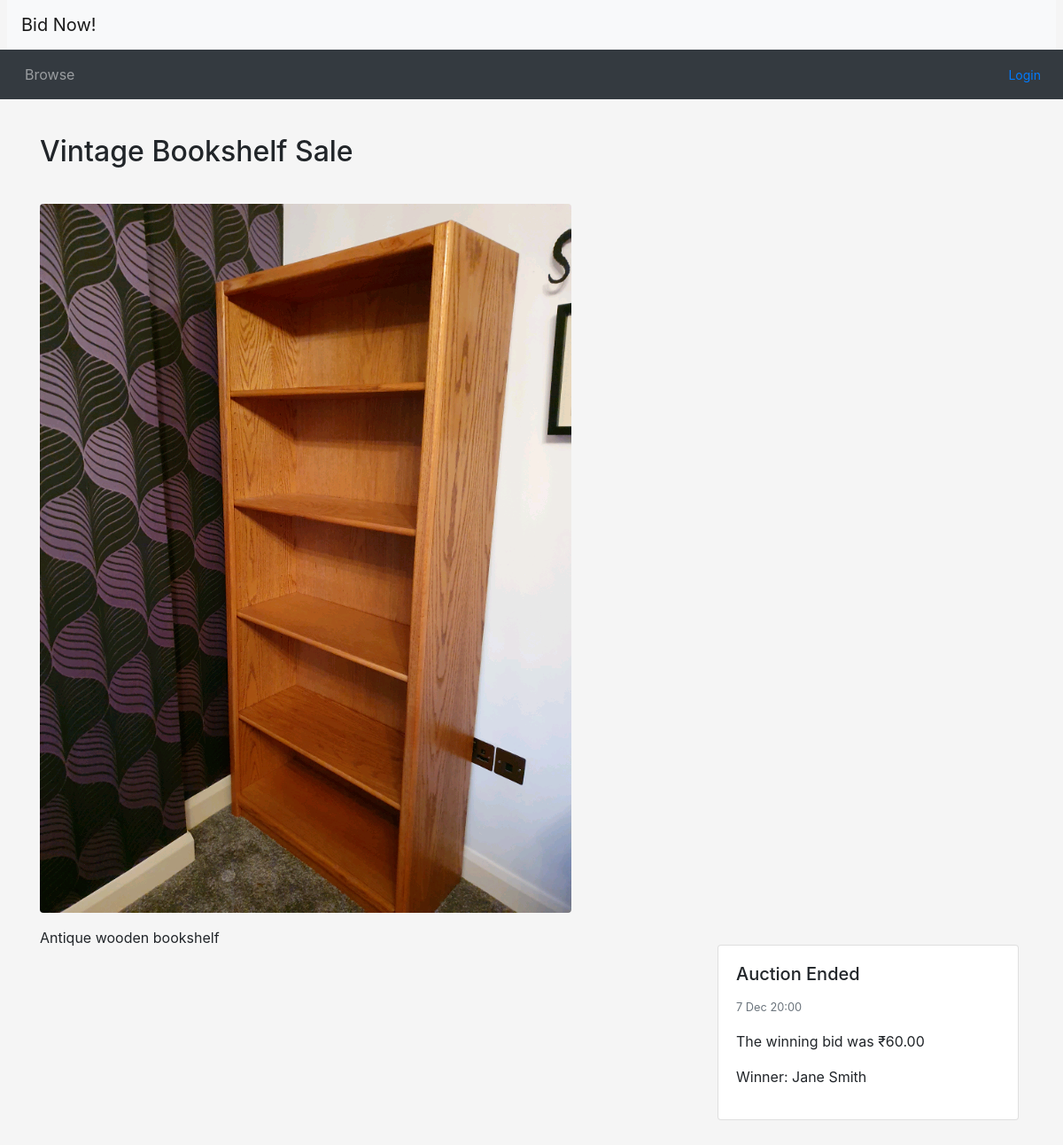
The app's page /listing.php?item_id=2 with its own data.
### tables this page shows
CREATE TABLE Auction (
    auction_id INT(11) AUTO_INCREMENT PRIMARY KEY,
    item_id INT(11),
    user_id INT(11),
    start_time DATETIME NOT NULL,
    end_time DATETIME NOT NULL,  
    auction_title VARCHAR(255),
    reserve_price FLOAT(2),
    starting_price FLOAT(2),
    FOREIGN KEY (item_id) REFERENCES Item(item_id),
    FOREIGN KEY (user_id) REFERENCES Users(user_id) ON DELETE CASCADE
);

CREATE TABLE Item (
    item_id INT(11) AUTO_INCREMENT PRIMARY KEY,
    name VARCHAR(255) NOT NULL,
    description VARCHAR(511),
    category ENUM('Electronics', 'Fashion', 'Home', 'Books', 'Other') NOT NULL,
    colour ENUM('Red', 'Orange', 'Yellow', 'Green', 'Blue', 'Purple', 'Pink', 'White', 'Grey', 'Black', 'Brown', 'Other'),
    `condition` ENUM('Great', 'Good', 'Okay', 'Poor'),
    photo VARCHAR(255)  
);

CREATE TABLE Users (
    user_id INT(11) AUTO_INCREMENT PRIMARY KEY,
    email VARCHAR(255) NOT NULL,
    password VARCHAR(255) NOT NULL,
    role BOOL,  
    first_name VARCHAR(255),
    last_name VARCHAR(255),
    mobile_no VARCHAR(15) NOT NULL,
    address TEXT NOT NULL,
    UNIQUE(email)
);

### database.php (called while the page is built, shortened)
<?php
function db_query($connection, $query)
{
  $result = mysqli_query($connection, $query);
  return $result;
}
function db_fetch_single($result)
{
  return mysqli_fetch_assoc($result);
}
function db_num_rows($result)
{
  return mysqli_num_rows($result);
}

### listing.php (the view, shortened to what this page needs)
<?php include_once("header.php") ?>
<?php require("utilities.php") ?>
<?php require("database.php") ?>
<?php
$item_id = $_GET['item_id'] ?? null;
$connection = db_connect();
$item_query = "SELECT name, description, photo FROM Item WHERE item_id = '$item_id'";
$item_result = db_query($connection, $item_query);
$item = db_fetch_single($item_result);
$name = $item['name'];
$description = $item['description'];
$auction_query = "SELECT auction_id, start_time, end_time, auction_title, starting_price
                  FROM Auction WHERE item_id = '$item_id'";
$auction_result = db_query($connection, $auction_query);
$auction_exists = db_num_rows($auction_result) > 0;
if ($auction_exists) {
  $auction_data = db_fetch_single($auction_result);
  $auction_id = $auction_data['auction_id'];
  $title = $auction_data['auction_title'];
  $end_time = new DateTime($auction_data['end_time'], new DateTimeZone('Asia/Kolkata'));
  $starting_price = $auction_data['starting_price'];
  $bid_query = "SELECT b.price AS current_price, u.user_id, u.first_name, u.last_name, COUNT(*) AS num_bids
  FROM Bids b
  INNER JOIN Users u ON b.user_id = u.user_id
  WHERE b.auction_id = '$auction_id'
  AND b.price = (SELECT MAX(price) FROM Bids WHERE auction_id = '$auction_id')
  GROUP BY b.price, u.user_id, u.first_name, u.last_name";
  $bid_result = db_query($connection, $bid_query);
  $bid_data = db_fetch_single($bid_result);
  if ($bid_data) {
    $current_price = $bid_data['current_price'] ?: $starting_price;
    $current_winner = $bid_data['first_name'] . ' ' . $bid_data['last_name'];
  } else {
    $current_price = $starting_price;
    $current_winner = 'None';
    $num_bids = 0;
  }
  $now = new DateTime("now", new DateTimeZone('Asia/Kolkata'));
} else {
  $title = $name;
}
?>
<div class="container">
  <div class="row mt-4 mb-4">
    <div class="col-md-8">
      <h2 class="my-3"><?php echo ($title); ?></h2>
    </div>
  </div>
  <div class="row">
    <div class="col-md-8">
      <?php if (!empty($item['photo'])) : ?>
        <img src="<?php echo $item['photo']; ?>" alt="Item Image" class="img-fluid rounded">
      <?php endif; ?>
    </div>
  </div>
  <div class="row mt-3">
    <div class="col-md-8">
      <div class="itemDescription">
        <p><?php echo ($description); ?></p>
      </div>
    </div>
    <?php if ($auction_exists): ?>
      <div class="col-md-4">
        <div class="card">
          <div class="card-body">
            <?php if ($now > $end_time) : ?>
              <h5 class="card-title">Auction Ended</h5>
              <p class="card-text">
                <small class="text-muted"><?php echo htmlspecialchars($end_time->format('j M H:i')); ?></small>
              </p>
              <p>The winning bid was ₹<?php echo number_format($current_price, 2); ?></p>
              <?php if($current_winner != 'None'): ?>
                <p>Winner: <?php echo $current_winner; ?></p>
              <?php endif; ?>
            <?php endif; ?>
          </div>
        </div>
      </div>
    <?php endif; ?>
  </div>
</div>
<?php include_once("footer.php") ?>

### css/custom.css (style rules this page uses)
body { background-color: #f5f5f5; }
.card { margin-bottom: 20px; }
.col-md-4 { padding: 20px; }

### records on screen
auction: auction_title "Vintage Bookshelf Sale", end_time "7 Dec 20:00"
item: photo (picture), description "Antique wooden bookshelf"
users: current_winner "Jane Smith"

### other values on screen
$current_price "60.00"
